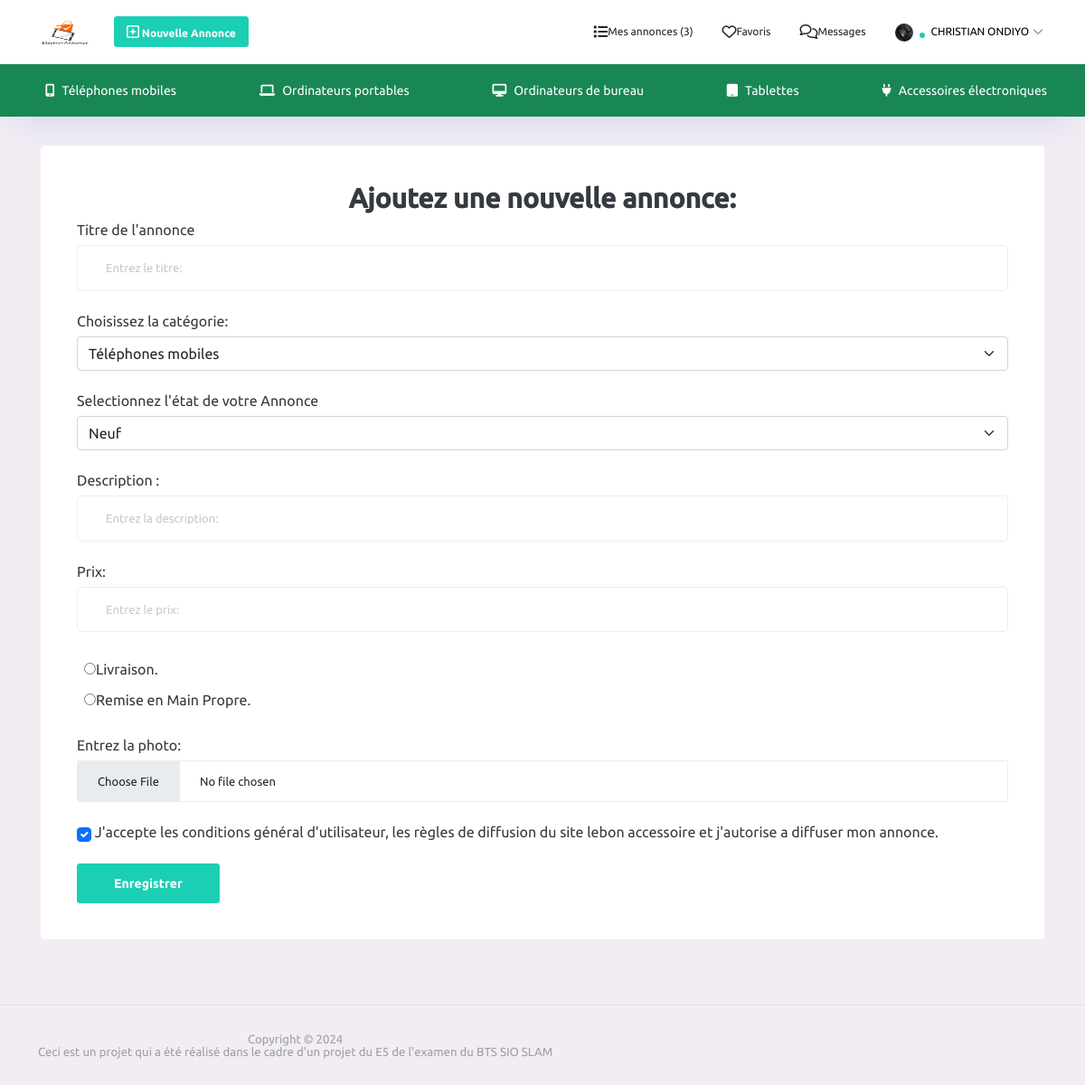
The page /View/nvAnnonces.php (signed in) on the database its author committed.
### tables this page shows
CREATE TABLE `user` (
  `idu` int(2) NOT NULL,
  `nom` varchar(30) NOT NULL,
  `prenom` varchar(30) NOT NULL,
  `mail` varchar(100) NOT NULL,
  `tel` varchar(20) NOT NULL,
  `mdp` varchar(255) NOT NULL,
  `numRue` varchar(10) NOT NULL,
  `nomRue` varchar(50) NOT NULL,
  `nomVille` varchar(30) NOT NULL,
  `cp` varchar(5) NOT NULL,
  `avatar` varchar(255) DEFAULT NULL,
  `statue` int(2) NOT NULL
);

### View/include/element.php (called while the page is built, shortened)
<?php
include 'connexion_bdd.php';
if(isset($_SESSION["uid"])){
    $uid = $_SESSION["uid"];
    $infoUser = $pdo->prepare("SELECT * FROM user WHERE idu = ?");
    $infoUser->execute(array($uid));
    $infoUser = $infoUser->fetch();
}
?>

### View/nvAnnonces.php (the view, shortened to what this page needs)
<?php
include 'include/element.php';
?>
<!DOCTYPE html>
<html lang="fr">
<head>
    <?php include 'include/header.php'; ?>
</head>
<body style="background-color: #f2edf3">
<div class="container-scroller">
    <?php include 'include/navigation.php'; ?>
    <div class="container-fluid page-body-wrapper">
        <div class="main-panel">
            <div class="content-wrapper container">
                <div class="row">
                    <div class="grid-margin  stretch-card">
                        <div class="card">
                            <div class="card-body">
                                <h2 class="fw-bold mb-2 text-center">Ajoutez une nouvelle annonce:</h2>
                                <form enctype="multipart/form-data" action="" method="post">
                                    <div class="mb-4">
                                        <label for="titre" class="form-label">Titre de l'annonce</label>
                                        <input type="text" name="titre" class="form-control form-control-lg" placeholder="Entrez le titre:" />
                                    </div>
                                    <div class="mb-4">
                                        <label for="detail" class="form-label">Choisissez la catégorie:</label>
                                        <select class="form-select mb-3" name="categorie">
                                            <?php
                                            $req=$pdo->query("select * from categorie");
                                            $resultat=$req->fetchAll();
                                            foreach($resultat as $categorie){
                                                echo "<option value='".$categorie["idc"]."'>".$categorie["nomCat"]. "</option><br>";
                                            }
                                            ?>
                                        </select>
                                    </div>
                                    <div class="mb-4">
                                        <label class="form-label" for="etat">Selectionnez l'état de votre Annonce</label>
                                        <select class="form-select mb-3" name="etat">
                                            <option value="Neuf">Neuf</option>
                                        </select>
                                    </div>
                                    <div class="mb-4">
                                        <label class="form-label" for="livraison">Description :</label>
                                        <input type="text" name="detail" class="form-control form-control-lg" placeholder="Entrez la description:" />
                                    </div>
                                    <div class="mb-4">
                                        <label class="form-label" for="prix">Prix:</label>
                                        <input type="number" name="prix" class="form-control form-control-lg" placeholder="Entrez le prix:" />
                                    </div>
                                    <div class="mb-4">
                                    <div class="p-2">
                                    <input type="radio" name="livraison" value="1"required>Livraison.
                                    </div>
                                     <div class="p-2">
                                     <input type="radio" name="livraison" value="0">Remise en Main Propre.
                                     </div>
                                    </div>
                                    <div class="mb-4">
                                        <label class="form-label">Entrez la photo:</label>
                                        <input type="file" accept='.png' class="form-control" name="photo" />
                                    </div>
                                    <div class="mb-4">
                                        <input class="form-check-input" type="checkbox" value="" id="flexCheckChecked" checked/>
                                        <label class="form-check-label" for="flexCheckChecked">J'accepte les conditions général d'utilisateur, les règles de diffusion du site lebon accessoire et j'autorise a diffuser mon annonce.
                                        </label>
                                    </div>
                                    <input  class="btn btn-success" name="btn" type="submit" value="Enregistrer">
                                </form>
                            </div>
                        </div>
                    </div>
                </div>
            </div>
            <?php include 'include/footer.php'; ?>
        </div>
    </div>
</div>
</body>
</html>

### View/include/navigation.php (shortened to what this page needs)
<?php
if(isset($_GET["idcategorie"])){
    if($_GET["idcategorie"] == 1){
        $telephone = "active";
    }else{
        $telephone = null;
    }
    if($_GET["idcategorie"] == 2){
        $ordinateur = "active";
    }else{
        $ordinateur = null;
    }
    if($_GET["idcategorie"] == 3){
        $ordinateurbureau = "active";
    }else{
        $ordinateurbureau = null;
    }
    if($_GET["idcategorie"] == 4){
        $tablette = "active";
    }else{
        $tablette = null;
    }
    if($_GET["idcategorie"] == 5){
        $accessoire = "active";
    }else{
        $accessoire = null;
    }
}else{
    $telephone = null;
    $ordinateur = null;
    $accessoire = null;
}
?>
<div class="horizontal-menu">
<?php
include 'include/element.php';
if (isset($uid)) {
    $nbAnnonces = $pdo->query("SELECT COUNT(*) FROM annonce WHERE vendeur = $uid")->fetchColumn();
} else {
    $nbAnnonces = 0;
    $nbFavoris = 0;
    $nbMessagesNonLus = 0;
}
?>
<nav class="navbar top-navbar col-lg-12 col-12 p-0">
    <div class="container d-flex justify-content-between align-items-center">
        <div class="navbar-brand-wrapper d-flex align-items-center">
            <a class="navbar-brand brand-logo" href="index.php"><img style="height: 30px; width: 60px" src="../image/logo2.png" alt="logo" /></a>
        </div>
        <div class="navbar-menu-wrapper d-flex align-items-center justify-content-end">
            <ul class="navbar-nav d-flex align-items-center">
                <li class="nav-item d-none d-lg-block">
                    <a class="btn btn-success btn-sm mx-2" href="<?php if(isset($uid)): ?>nvAnnonces.php <?php else: ?> connexion.php <?php endif; ?>" style="font-size: 12px;">
                        <i class="fa-regular fa-square-plus"></i><span class="menu-title"> Nouvelle Annonce</span>
                    </a>
                </li>
            </ul>
            <ul class="navbar-nav navbar-nav-right d-flex align-items-center">
                <li class="nav-item">
                    <a class="nav-link text-dark" href="<?php if(isset($uid)): ?>mesAnnonces.php <?php else: ?>connexion.php <?php endif; ?>" style="font-size: 12px;">
                        <i class="fa-solid fa-list" style="font-size: 16px;"></i><span class="d-none d-lg-inline"> Mes annonces (<?= $nbAnnonces ?>)</span>
                    </a>
                </li>
                <li class="nav-item">
                    <a class="nav-link text-dark position-relative" href="<?php if(isset($uid)): ?>favoris.php <?php else: ?>connexion.php <?php endif; ?>" style="font-size: 12px;">
                        <i class="fa-regular fa-heart" style="font-size: 16px;"></i><span class="d-none d-lg-inline"> Favoris</span>
                    </a>
                </li>
                <li class="nav-item">
                    <a class="nav-link text-dark position-relative" href="<?php if(isset($uid)): ?>message.php <?php else: ?>connexion.php <?php endif; ?>" style="font-size: 12px;">
                        <i class="fa-regular fa-comments" style="font-size: 16px;"></i><span class="d-none d-lg-inline"> Messages</span>
                    </a>
                </li>
                <?php if(isset($uid)): ?>
                    <li class="nav-item nav-profile dropdown">
                        <a class="nav-link" id="profileDropdown" href="#" data-bs-toggle="dropdown" aria-expanded="false" style="font-size: 12px;">
                            <div class="nav-profile-img">
                                <img src="<?php if($infoUser["avatar"] == null){ echo "../image/avatarbasique.png";}else{ ?>../<?= $infoUser["avatar"] ?><?php } ?>" alt="image" style="height: 20px; width: 20px;">
                                <span class="availability-status online"></span>
                            </div>
                            <div class="nav-profile-text">
                                <p class="text-black mb-0" style="font-size: 12px;"><?= $infoUser["prenom"] ?> <?= $infoUser["nom"] ?></p>
                            </div>
                            <i class="fa-solid fa-chevron-down mx-1" style="font-size: 12px;"></i>
                        </a>
                    </li>
                <?php endif; ?>
            </ul>
        </div>
    </div>
</nav>
    <nav class="bottom-navbar bg-success">
        <div class="container">
            <ul class="nav page-navigation">
                <li class="nav-item <?= $telephone ?>">
                    <a class="nav-link" href="categorie.php?idcategorie=1">
                    <i class="fa-solid fa-mobile-alt mx-2"></i>
                        <span class="menu-title">Téléphones mobiles</span>
                    </a>
                </li>
                <li class="nav-item <?= $ordinateur ?>">
                    <a class="nav-link" href="categorie.php?idcategorie=2">
                    <i class="fa-solid fa-laptop mx-2"></i>
                        <span class="menu-title">Ordinateurs portables</span>
                    </a>
                </li>
                <li class="nav-item <?= $sciencefiction ?>">
                    <a class="nav-link" href="categorie.php?idcategorie=3">
                    <i class="fa-solid fa-desktop mx-2"></i>
                        <span class="menu-title">Ordinateurs de bureau</span>
                    </a>
                </li>
                <li class="nav-item <?= $developpementpersonnel ?>">
                    <a class="nav-link" href="categorie.php?idcategorie=4">
                    <i class="fa-solid fa-tablet mx-2"></i>
                        <span class="menu-title">Tablettes</span>
                    </a>
                </li>
                <li class="nav-item <?= $accessoire ?>">
                    <a class="nav-link" href="categorie.php?idcategorie=5">
                    <i class="fa-solid fa-plug mx-2"></i>
                        <span class="menu-title">Accessoires électroniques</span>
                    </a>
                </li>
            </ul>
        </div>
    </nav>
</div>

### rows shown on the page
user: avatar (picture), prenom "CHRISTIAN", nom "ONDIYO"

### other values the page prints
$nbAnnonces "3"
form field categorie "Téléphones mobiles"
